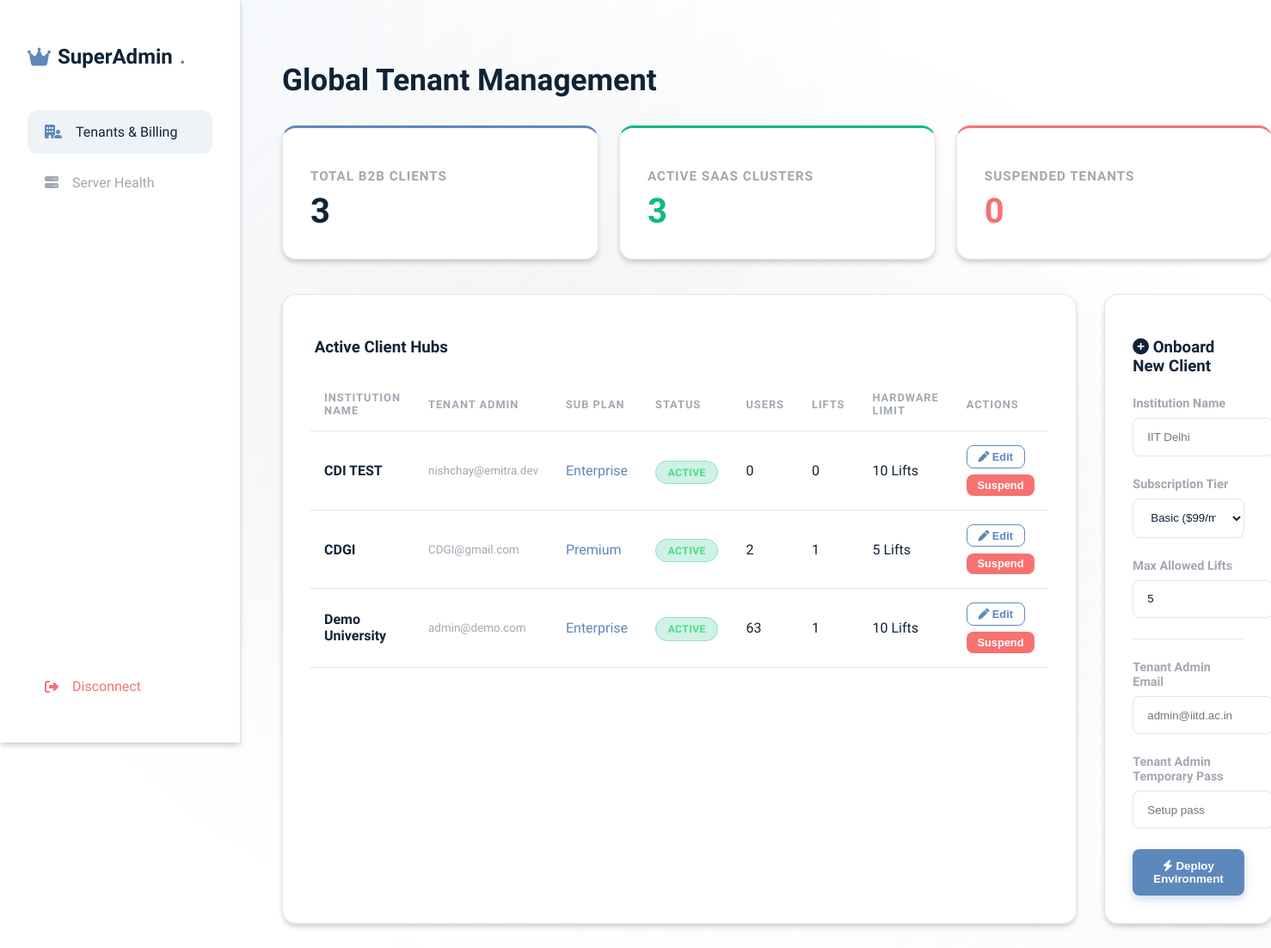
Page /superadmin (signed in) on the committed database.
### software/models.py (models this page shows)
class Tenant(db.Model):
    id = db.Column(db.Integer, primary_key=True)
    name = db.Column(db.String(100), nullable=False) # Equivalent to clg_name
    clg_id = db.Column(db.String(50), nullable=True) # ER Mapping: cfg_id
    No_Floor = db.Column(db.Integer, default=5) # ER Mapping: No_Floor
    max_lifts = db.Column(db.Integer, default=5) # Subscription hardware capacity
    primary_color = db.Column(db.String(20), default='#3b82f6')
    logo_path = db.Column(db.String(255), nullable=True)
    subscription_status = db.Column(db.String(50), default='Active')
    subscription_type = db.Column(db.String(50), default='Premium')
    created_at = db.Column(db.DateTime, default=datetime.utcnow)
    admins = db.relationship('Admin', backref='tenant', lazy=True)
    users = db.relationship('User', backref='tenant', lazy=True)
    lifts = db.relationship('Lift', backref='tenant', lazy=True)

class Admin(db.Model):
    admin_id = db.Column(db.Integer, primary_key=True) # ER Mapping: admin_id
    email = db.Column(db.String(120), unique=True, nullable=False) # ER Mapping: email
    password = db.Column(db.String(200), nullable=False) # ER Mapping: password
    tenant_id = db.Column(db.Integer, db.ForeignKey('tenant.id'), nullable=False)

### app.py (the view)
@app.route('/superadmin')
def superadmin_dashboard():
    if 'superadmin_id' not in session: return redirect(url_for('login'))
    tenants = Tenant.query.order_by(Tenant.created_at.desc()).all()
    active_tenants = sum(1 for t in tenants if t.subscription_status == 'Active')
    tenant_metrics = {}
    for t in tenants:
        tenant_metrics[t.id] = {
            'users': User.query.filter_by(tenant_id=t.id).count(),
            'lifts': Lift.query.filter_by(tenant_id=t.id).count()
        }
    return render_template(
        'superadmin_dashboard.html',
        tenants=tenants,
        total_tenants=len(tenants),
        active_tenants=active_tenants,
        suspended_tenants=(len(tenants) - active_tenants),
        tenant_metrics=tenant_metrics
    )

### app.py (called while the page is built)
@app.context_processor
def inject_csrf():
    def generate_csrf_token():
        if '_csrf_token' not in session:
            session['_csrf_token'] = secrets.token_hex(16)
        return session['_csrf_token']
    return dict(csrf_token=generate_csrf_token)

@app.before_request
def csrf_protect():
    if request.method == "POST":
        if request.endpoint in EXEMPT_CSRF_ENDPOINTS or request.path.startswith('/api/'):
            return
        token = session.get('_csrf_token', None)
        if request.is_json or request.content_type == 'application/json':
            if not token or token != request.headers.get('X-CSRFToken'):
                return jsonify({"error": "CSRF token missing or invalid."}), 403
            return
        if not token or token != request.form.get('csrf_token'):
            flash("CSRF token missing or invalid. Please reload the page and try again.", "danger")
            return redirect(request.referrer or url_for('superadmin_dashboard'))

### templates/superadmin_dashboard.html (shortened to what this page needs)
{% extends 'base.html' %}
{% block content %}
<div class="dashboard-layout">
    <div class="glass-panel sidebar" style="border-radius: 0; border-top:none; border-bottom:none; border-left:none;">
        <h2 style="margin-bottom: 3rem; font-weight: 800; display:flex; align-items:center; gap:0.5rem; color:var(--text-main);">
            <i class="fa-solid fa-crown" style="color:var(--accent);"></i> SuperAdmin<span style="color:var(--accent)">.</span>
        </h2>
        <div style="flex: 1;">
            <a href="{{ url_for('superadmin_dashboard') }}" class="nav-link active">
                <i class="fa-solid fa-building-user"></i> Tenants & Billing
            </a>
            <a href="#" class="nav-link">
                <i class="fa-solid fa-server"></i> Server Health
            </a>
        </div>
        <div>
            <a href="{{ url_for('logout') }}" class="nav-link" style="color: var(--danger);">
                <i class="fa-solid fa-right-from-bracket"></i> Disconnect
            </a>
        </div>
    </div>
    <div class="main-content" style="padding: 3rem;">
        <h1 style="margin-bottom: 2rem; font-size: 2.2rem;">Global Tenant Management</h1>
        <div class="kpi-grid">
            <div class="glass-panel kpi-card" style="border-top: 3px solid var(--accent);">
                <h3>Total B2B Clients</h3>
                <div class="value">{{ total_tenants }}</div>
            </div>
            <div class="glass-panel kpi-card" style="border-top: 3px solid #10b981;">
                <h3>Active SaaS Clusters</h3>
                <div class="value" style="color: #10b981;">{{ active_tenants }}</div>
            </div>
            <div class="glass-panel kpi-card" style="border-top: 3px solid var(--danger);">
                <h3>Suspended Tenants</h3>
                <div class="value" style="color: var(--danger);">{{ suspended_tenants }}</div>
            </div>
        </div>
        <div style="display: grid; grid-template-columns: 2fr 1fr; gap: 2rem;">
            <div class="glass-panel">
                <h3 style="margin-bottom: 1.5rem;"> Active Client Hubs</h3>
                <table>
                    <thead>
                        <tr>
                            <th>Institution Name</th>
                            <th>Tenant Admin</th>
                            <th>Sub Plan</th>
                            <th>Status</th>
                            <th>Users</th>
                            <th>Lifts</th>
                            <th>Hardware Limit</th>
                            <th>Actions</th>
                        </tr>
                    </thead>
                    <tbody>
                        {% for t in tenants %}
                        <tr>
                            <td style="font-weight: 600;">{{ t.name }}</td>
                            <td style="font-size:0.84rem; color:var(--text-muted);">{{ t.admins[0].email if t.admins else 'Not configured' }}</td>
                            <td style="color: var(--accent);">{{ t.subscription_type }}</td>
                            <td>
                                {% if t.subscription_status == 'Active' %}
                                <span class="badge badge-success">Active</span>
                                {% else %}
                                <span class="badge badge-danger">Suspended</span>
                                {% endif %}
                            </td>
                            <td>{{ tenant_metrics[t.id]['users'] }}</td>
                            <td>{{ tenant_metrics[t.id]['lifts'] }}</td>
                            <td>{{ t.max_lifts }} Lifts</td>
                            <td>
                                <div class="tenant-actions">
                                    <button type="button" class="btn-outline" onclick="openTenantEdit({{ t.id }})">
                                        <i class="fa-solid fa-pen"></i> Edit
                                    </button>
                                    <form method="POST" action="{{ url_for('toggle_tenant', id=t.id) }}" style="display:inline;">
                                        <button type="submit" class="btn-primary" style="padding: 0.3rem 0.8rem; font-size: 0.8rem; {{ 'background: var(--danger);' if t.subscription_status == 'Active' else '' }} box-shadow:none; border:none; cursor:pointer;">
                                            {{ 'Suspend' if t.subscription_status == 'Active' else 'Reactivate' }}
                                        </button>
                                    </form>
                                </div>
                            </td>
                        </tr>
                        {% else %}
                        <tr>
                            <td colspan="8" style="text-align:center; color:var(--text-muted); padding:2rem;">
                                No tenants onboarded yet.
                            </td>
                        </tr>
                        {% endfor %}
                    </tbody>
                </table>
            </div>
            <div class="glass-panel" style="align-self: start;">
                <h3 style="margin-bottom: 1.5rem;"><i class="fa-solid fa-plus-circle"></i> Onboard New Client</h3>
                <form method="POST" action="{{ url_for('add_tenant') }}">
                    <div class="form-group">
                        <label>Institution Name</label>
                        <input type="text" name="name" required placeholder="IIT Delhi">
                    </div>
                    <div class="form-group">
                        <label>Subscription Tier</label>
                        <select name="subscription_type">
                            <option value="Basic">Basic ($99/mo)</option>
                        </select>
                    </div>
                    <div class="form-group">
                        <label>Max Allowed Lifts</label>
                        <input type="number" name="max_lifts" required value="5">
                    </div>
                    <hr style="border:0; border-top:1px solid var(--border); margin: 1.5rem 0;">
                    <div class="form-group">
                        <label>Tenant Admin Email</label>
                        <input type="email" name="admin_email" required placeholder="admin@iitd.ac.in">
                    </div>
                    <div class="form-group">
                        <label>Tenant Admin Temporary Pass</label>
                        <input type="password" name="admin_pass" required placeholder="Setup pass">
                    </div>
                    <button type="submit" class="btn-primary" style="width: 100%;"><i class="fa-solid fa-bolt"></i> Deploy Environment</button>
                </form>
            </div>
        </div>
    </div>
</div>
{% endblock %}

### static/style.css (style rules this page uses)
:root { --uniform-blue: #102336; --glaucous: #5D88BB; --balmy-blue: #B3CBE4; --full-white: #FFFFFF; --metallic-platinum: #D6D6D6; --gray-chateau: #A1A8B2; --bg-main: #FFFFFF; --bg-secondary: #F5F5F5; --bg-card: rgba(255, 255, 255, 0.95); --border: rgba(161, 168, 178, 0.3); --accent: #5D88BB; --accent-hover: #102336; --accent-glow: rgba(93, 136, 187, 0.3); --secondary: #B3CBE4; --success: #4ade80; --warning: #fbbf24; --danger: #f87171; --text-main: #102336; --text-muted: #A1A8B2; --text-dimmed: #7a8390; --surface: rgba(214, 214, 214, 0.4); --surface-hover: rgba(93, 136, 187, 0.1); }
body { background-color: var(--bg-main); background-image: radial-gradient(at 0% 0%, rgba(93, 136, 187, 0.08) 0px, transparent 50%), radial-gradient(at 100% 100%, rgba(179, 203, 228, 0.08) 0px, transparent 50%), radial-gradient(at 50% 50%, rgba(214, 214, 214, 0.3) 0px, transparent 70%); color: var(--text-main); font-family: 'Plus Jakarta Sans', sans-serif; min-height: 100vh; margin: 0; overflow-x: hidden; }
.glass-panel { background: var(--bg-card); backdrop-filter: blur(10px); -webkit-backdrop-filter: blur(10px); border: 1px solid var(--border); border-radius: 16px; box-shadow: 0 8px 32px rgba(16, 35, 54, 0.1); padding: 2rem; box-shadow: 0 4px 6px -1px rgba(0, 0, 0, 0.2); }
.dashboard-layout { display: grid; grid-template-columns: 280px 1fr; min-height: 100vh; }
.main-content { padding: 2rem 2.5rem; }
.sidebar { height: 100vh; position: sticky; top: 0; border-right: 1px solid var(--border); padding: 2rem; display: flex; flex-direction: column; }
.nav-link { display: flex; align-items: center; gap: 1rem; padding: 1rem 1.25rem; color: var(--text-muted); text-decoration: none; border-radius: 12px; transition: all 0.3s ease; font-weight: 500; margin-bottom: 0.5rem; }
.nav-link:hover, .nav-link.active { background: rgba(93, 136, 187, 0.1); color: var(--text-main); }
.nav-link.active i { color: var(--accent); }
.btn-primary { background: var(--accent); color: white; padding: 0.75rem 1.5rem; border-radius: 8px; border: none; font-weight: 600; cursor: pointer; transition: all 0.2s; box-shadow: 0 4px 12px rgba(93, 136, 187, 0.3); display: inline-block; }
.form-group { margin-bottom: 1.5rem; }
.form-group label { display: block; margin-bottom: 0.5rem; color: var(--text-muted); font-size: 0.9rem; font-weight: 600; }
input, select { width: 100%; padding: 0.85rem 1rem; background: white; border: 1.5px solid var(--border); border-radius: 8px; color: var(--text-main); }
.badge { padding: 0.35rem 0.85rem; border-radius: 9999px; font-size: 0.75rem; font-weight: 700; letter-spacing: 0.5px; text-transform: uppercase; }
.badge-success { background: rgba(16, 185, 129, 0.2); color: var(--success); border: 1px solid rgba(16,185,129,0.3); }
table { width: 100%; border-collapse: collapse; margin-top: 1rem; }
th, td { padding: 16px; text-align: left; border-bottom: 1px solid var(--border); }
th { color: var(--text-muted); font-weight: 600; text-transform: uppercase; font-size: 0.8rem; letter-spacing: 1px; }
.kpi-grid { display: grid; grid-template-columns: repeat(auto-fit, minmax(220px, 1fr)); gap: 1.5rem; margin-bottom: 2.5rem; }
.kpi-card h3 { color: var(--text-muted); font-size: 0.95rem; text-transform: uppercase; letter-spacing: 1px; margin-bottom: 0.5rem; }
.kpi-card .value { font-size: 2.5rem; font-weight: 800; color: var(--text-main); }
tbody tr { transition: all 0.2s ease; }
.glass-panel { transition: all 0.3s ease; }

### templates/superadmin_dashboard.html (style rules this page uses)
.tenant-actions { display: flex; gap: 0.45rem; align-items: center; flex-wrap: wrap; }
.btn-outline { padding: 0.3rem 0.8rem; font-size: 0.8rem; border-radius: 8px; border: 1px solid var(--accent); color: var(--accent); background: transparent; cursor: pointer; font-weight: 600; }

### rows in the picture
Tenant: name "CDI TEST", email "nishchay@emitra.dev", subscription_type "Enterprise", shows "ACTIVE", tenant_metrics "0", max_lifts "10", subscription_status "Suspend"
Tenant: name "CDGI", email "CDGI@gmail.com", subscription_type "Premium", shows "ACTIVE", id "2", tenant_metrics "1", max_lifts "5", subscription_status "Suspend"
Tenant: name "Demo University", email "admin@demo.com", subscription_type "Enterprise", shows "ACTIVE", tenant_metrics "63", id "1", max_lifts "10", subscription_status "Suspend"

### other values in the picture
{{ total_tenants }} "3"
{{ active_tenants }} "3"
{{ suspended_tenants }} "0"
